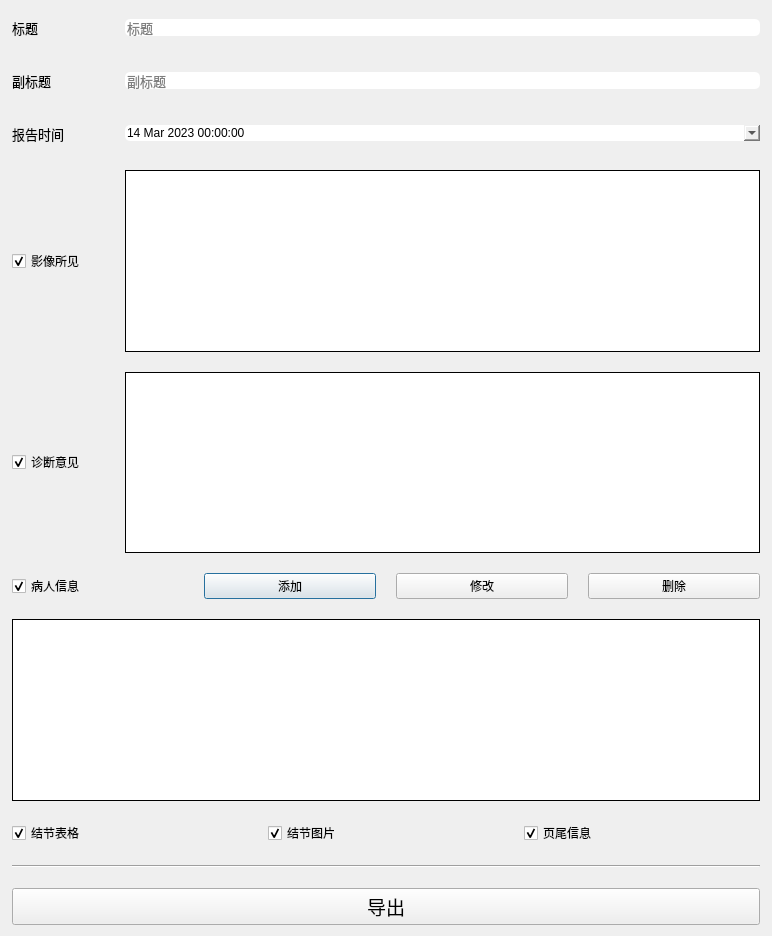
<?xml version="1.0" encoding="UTF-8"?>
<ui version="4.0">
 <class>Dialog</class>
 <widget class="QDialog" name="Dialog">
  <property name="geometry">
   <rect>
    <x>0</x>
    <y>0</y>
    <width>772</width>
    <height>936</height>
   </rect>
  </property>
  <property name="windowTitle">
   <string>导出报告</string>
  </property>
  <layout class="QVBoxLayout" name="verticalLayout_2">
   <property name="spacing">
    <number>20</number>
   </property>
   <property name="leftMargin">
    <number>12</number>
   </property>
   <property name="rightMargin">
    <number>12</number>
   </property>
   <item>
    <layout class="QGridLayout" name="gridLayout">
     <item row="0" column="2">
      <widget class="QLineEdit" name="titleEdit">
       <property name="font">
        <font>
         <family>Segoe UI</family>
         <pointsize>10</pointsize>
        </font>
       </property>
       <property name="styleSheet">
        <string notr="true">QLineEdit {
	border-radius: 5px;
}</string>
       </property>
       <property name="text">
        <string/>
       </property>
       <property name="maxLength">
        <number>32</number>
       </property>
       <property name="readOnly">
        <bool>false</bool>
       </property>
       <property name="placeholderText">
        <string>标题</string>
       </property>
      </widget>
     </item>
     <item row="2" column="2">
      <widget class="QDateTimeEdit" name="dateTimeEdit">
       <property name="styleSheet">
        <string notr="true">QDateTimeEdit {
	border-radius: 5px;
}</string>
       </property>
       <property name="alignment">
        <set>Qt::AlignLeading|Qt::AlignLeft|Qt::AlignVCenter</set>
       </property>
       <property name="dateTime">
        <datetime>
         <hour>0</hour>
         <minute>0</minute>
         <second>0</second>
         <year>2023</year>
         <month>3</month>
         <day>14</day>
        </datetime>
       </property>
       <property name="calendarPopup">
        <bool>true</bool>
       </property>
      </widget>
     </item>
     <item row="4" column="0">
      <widget class="QCheckBox" name="appearanceBox">
       <property name="text">
        <string>影像所见</string>
       </property>
       <property name="checked">
        <bool>true</bool>
       </property>
      </widget>
     </item>
     <item row="4" column="2">
      <widget class="QPlainTextEdit" name="appearancePlainTextEdit">
       <property name="frameShape">
        <enum>QFrame::Box</enum>
       </property>
       <property name="frameShadow">
        <enum>QFrame::Plain</enum>
       </property>
      </widget>
     </item>
     <item row="5" column="0">
      <widget class="QCheckBox" name="diagnosisBox">
       <property name="text">
        <string>诊断意见</string>
       </property>
       <property name="checked">
        <bool>true</bool>
       </property>
      </widget>
     </item>
     <item row="8" column="0" colspan="3">
      <widget class="Line" name="line">
       <property name="orientation">
        <enum>Qt::Horizontal</enum>
       </property>
      </widget>
     </item>
     <item row="5" column="2">
      <widget class="QPlainTextEdit" name="diagnosPlainTextEdit">
       <property name="frameShape">
        <enum>QFrame::Box</enum>
       </property>
       <property name="frameShadow">
        <enum>QFrame::Plain</enum>
       </property>
      </widget>
     </item>
     <item row="1" column="2">
      <widget class="QLineEdit" name="subtitleEdit">
       <property name="font">
        <font>
         <family>Segoe UI</family>
         <pointsize>10</pointsize>
        </font>
       </property>
       <property name="styleSheet">
        <string notr="true">QLineEdit {
	border-radius: 5px;
}</string>
       </property>
       <property name="text">
        <string/>
       </property>
       <property name="maxLength">
        <number>32</number>
       </property>
       <property name="readOnly">
        <bool>false</bool>
       </property>
       <property name="placeholderText">
        <string>副标题</string>
       </property>
      </widget>
     </item>
     <item row="2" column="0">
      <widget class="QLabel" name="label_13">
       <property name="sizePolicy">
        <sizepolicy hsizetype="Preferred" vsizetype="Fixed">
         <horstretch>0</horstretch>
         <verstretch>0</verstretch>
        </sizepolicy>
       </property>
       <property name="minimumSize">
        <size>
         <width>0</width>
         <height>33</height>
        </size>
       </property>
       <property name="font">
        <font>
         <family>宋体</family>
         <pointsize>10</pointsize>
        </font>
       </property>
       <property name="text">
        <string>报告时间</string>
       </property>
       <property name="alignment">
        <set>Qt::AlignLeading|Qt::AlignLeft|Qt::AlignVCenter</set>
       </property>
      </widget>
     </item>
     <item row="0" column="0">
      <widget class="QLabel" name="label_15">
       <property name="sizePolicy">
        <sizepolicy hsizetype="Preferred" vsizetype="Fixed">
         <horstretch>0</horstretch>
         <verstretch>0</verstretch>
        </sizepolicy>
       </property>
       <property name="minimumSize">
        <size>
         <width>0</width>
         <height>33</height>
        </size>
       </property>
       <property name="font">
        <font>
         <family>宋体</family>
         <pointsize>10</pointsize>
        </font>
       </property>
       <property name="text">
        <string>标题</string>
       </property>
       <property name="alignment">
        <set>Qt::AlignLeading|Qt::AlignLeft|Qt::AlignVCenter</set>
       </property>
      </widget>
     </item>
     <item row="1" column="0">
      <widget class="QLabel" name="label_17">
       <property name="sizePolicy">
        <sizepolicy hsizetype="Preferred" vsizetype="Fixed">
         <horstretch>0</horstretch>
         <verstretch>0</verstretch>
        </sizepolicy>
       </property>
       <property name="minimumSize">
        <size>
         <width>0</width>
         <height>33</height>
        </size>
       </property>
       <property name="font">
        <font>
         <family>宋体</family>
         <pointsize>10</pointsize>
        </font>
       </property>
       <property name="text">
        <string>副标题</string>
       </property>
       <property name="alignment">
        <set>Qt::AlignLeading|Qt::AlignLeft|Qt::AlignVCenter</set>
       </property>
      </widget>
     </item>
     <item row="7" column="0" colspan="3">
      <layout class="QHBoxLayout" name="horizontalLayout_2">
       <item>
        <widget class="QCheckBox" name="noduleTableBox">
         <property name="text">
          <string>结节表格</string>
         </property>
         <property name="checked">
          <bool>true</bool>
         </property>
        </widget>
       </item>
       <item>
        <widget class="QCheckBox" name="noduleImgBox">
         <property name="text">
          <string>结节图片</string>
         </property>
         <property name="checked">
          <bool>true</bool>
         </property>
        </widget>
       </item>
       <item>
        <widget class="QCheckBox" name="footerBox">
         <property name="text">
          <string>页尾信息</string>
         </property>
         <property name="checked">
          <bool>true</bool>
         </property>
        </widget>
       </item>
      </layout>
     </item>
     <item row="6" column="0" colspan="3">
      <layout class="QVBoxLayout" name="verticalLayout">
       <item>
        <layout class="QHBoxLayout" name="horizontalLayout">
         <item>
          <widget class="QCheckBox" name="patientInfoBox">
           <property name="text">
            <string>病人信息</string>
           </property>
           <property name="checked">
            <bool>true</bool>
           </property>
          </widget>
         </item>
         <item>
          <widget class="QPushButton" name="addButton">
           <property name="text">
            <string>添加</string>
           </property>
          </widget>
         </item>
         <item>
          <widget class="QPushButton" name="changeButton">
           <property name="text">
            <string>修改</string>
           </property>
          </widget>
         </item>
         <item>
          <widget class="QPushButton" name="deleteButton">
           <property name="text">
            <string>删除</string>
           </property>
          </widget>
         </item>
        </layout>
       </item>
       <item>
        <widget class="QListWidget" name="listWidget">
         <property name="frameShape">
          <enum>QFrame::Box</enum>
         </property>
         <property name="frameShadow">
          <enum>QFrame::Plain</enum>
         </property>
         <property name="lineWidth">
          <number>1</number>
         </property>
         <property name="editTriggers">
          <set>QAbstractItemView::DoubleClicked|QAbstractItemView::EditKeyPressed|QAbstractItemView::SelectedClicked</set>
         </property>
         <property name="dragEnabled">
          <bool>true</bool>
         </property>
         <property name="dragDropOverwriteMode">
          <bool>false</bool>
         </property>
         <property name="dragDropMode">
          <enum>QAbstractItemView::InternalMove</enum>
         </property>
         <property name="sortingEnabled">
          <bool>false</bool>
         </property>
        </widget>
       </item>
      </layout>
     </item>
    </layout>
   </item>
   <item>
    <widget class="QPushButton" name="reportButton">
     <property name="font">
      <font>
       <family>宋体</family>
       <pointsize>14</pointsize>
      </font>
     </property>
     <property name="styleSheet">
      <string notr="true"/>
     </property>
     <property name="text">
      <string>导出</string>
     </property>
    </widget>
   </item>
  </layout>
 </widget>
 <resources/>
 <connections/>
</ui>
